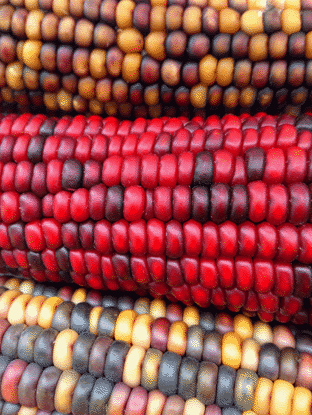
#> input picture Mini_Project/INPUT/corn.bmp, 312 x 415 px
$ jupyter execute --allow-errors exp_04.ipynb
#> lines starting #> are read from the running program, lines starting #| are printed output that depends on the picture
[cell 1]
import cv2
import ipywidgets as widgets
from IPython.display import display
import os
import numpy as np

# [4 lines left out: function within_bounds, not called in this run]

[cell 2]
def mean_filter_kernel(n):
    return [[1 for _ in range(n)] for __ in range(n)]

# [61 lines left out: functions median_filter, prewitt_filter_kernel, laplacian_filter_kernel, sobel_filter_kernel, not called in this run]

def gaussian_filter_kernel(n, sigma):
    var = sigma * sigma
    kernel = [[0 for _ in range(n)] for __ in range(n)]
    for i in range(n):
        for j in range(n):
            x = i - int(n / 2)
            y = j - int(n / 2)
            kernel[i][j] = 1 / (2 * np.pi * var) * np.exp(-(x * x + y * y) / (2 * var))
    return kernel

# [21 lines left out: function convolve, not called in this run]

[cell 3]
# Function to apply image enhancement based on user selections
# [37 lines left out: function apply_image_enhancement, not called in this run]

# Create input widgets
operation=widgets.Dropdown(options=["filters", "gaussian unblur"], description="operation Selection")
folder_path_input = widgets.Text(placeholder="Enter folder path")
image_dropdown = widgets.Dropdown(options=[], description="Select Image")
filter_dropdown = widgets.Dropdown(options=["Mean Filter", "Median Filter", "Prewitt Filter", "Laplacian Filter", "Sobel Filter", "Gaussian Filter"], description="Filter Selection")
kernel_dropdown = widgets.Dropdown(options=[3, 5, 7, 9], description="Kernel Size")
enhance_button = widgets.Button(description="Enhance Image")
result_output = widgets.Output()

# Event handling
# [7 lines left out: function folder_path_changed, not called in this run]

folder_path_input.observe(folder_path_changed, names='value')

# [9 lines left out: function enhance_button_clicked, not called in this run]

enhance_button.on_click(enhance_button_clicked)

# Display widgets

print("filter operation")
display(folder_path_input)
display(image_dropdown)
display(filter_dropdown)
display(kernel_dropdown)
display(enhance_button)
display(result_output)

[cell 4]
# Create input widgets
print("gaussian unblur")

def gaussian_unblur(img):
    kernel = gaussian_filter_kernel(3, 1)
    img_size = len(img)
    I_k = [[0 for _ in range(img_size)] for __ in range(img_size)]
    for i in range(img_size):
        for j in range(img_size):
            I_k[i][j] = img[i][j]
    diff, eps = float('inf'), 1e-1
    iter = 0
    while diff > eps:
        iter += 1
        print("Iteration:", iter)
        A = convolve(I_k, kernel, True)
        B = [[0 for _ in range(img_size)] for __ in range(img_size)]
        for i in range(img_size):
            for j in range(img_size):
                B[i][j] = img[i][j] / (A[i][j] + 1e-30)

        C = convolve(B, kernel, True)
        I_nxt = [[0 for _ in range(img_size)] for __ in range(img_size)]
        cur_diff = 0
        for i in range(img_size):
            for j in range(img_size):
                I_nxt[i][j] = I_k[i][j] * C[i][j]
                cur_diff += abs(I_nxt[i][j] - I_k[i][j])
        cur_diff /= (img_size * img_size)
        for i in range(img_size):
            for j in range(img_size):
                I_k[i][j] = I_nxt[i][j]
        diff = cur_diff
        print("Mean absolute change:", diff)

    # Convert I_k to a NumPy array
    final_unblurred_image = np.array(I_k, dtype=np.uint8)
    return final_unblurred_image

# Input handling
filepath = input("Enter path of file to be unblurred: ")
#> the answer given: ../../../Mini_Project/INPUT/corn.bmp
img = cv2.imread(filepath, cv2.IMREAD_GRAYSCALE)
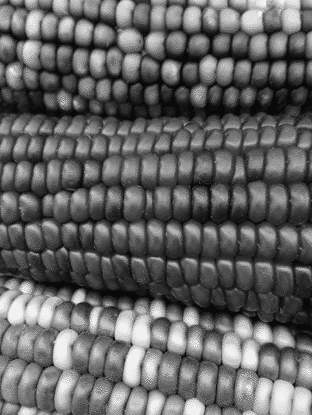
#> img: shape (415, 312); min 9, max 241, mean 100.2
#> (the rest of this cell did not finish here and is left out)

#> in gaussian_unblur, `img_size = len(img)`: img_size = 415
#> after the loop in gaussian_unblur, `for i in range(img_size):`: I_k = 415 items

# Save the final unblurred image
output_filename = "unblur/output_final.jpg"
cv2.imwrite(output_filename, final_output_image)

print("Final unblurred image saved as:", output_filename)
